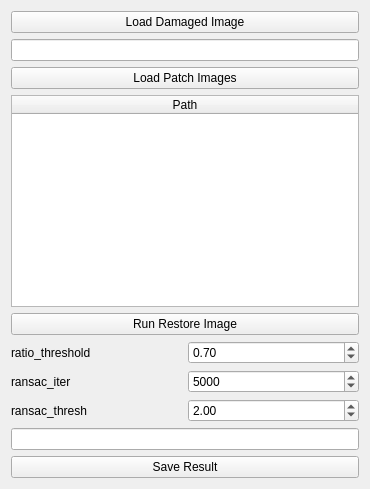
<?xml version="1.0" encoding="UTF-8"?>
<ui version="4.0">
 <class>TransShiftClass</class>
 <widget class="QMainWindow" name="TransShiftClass">
  <property name="geometry">
   <rect>
    <x>0</x>
    <y>0</y>
    <width>370</width>
    <height>489</height>
   </rect>
  </property>
  <property name="windowTitle">
   <string>TransShift</string>
  </property>
  <widget class="QWidget" name="centralWidget">
   <layout class="QVBoxLayout" name="verticalLayout_5">
    <item>
     <layout class="QVBoxLayout" name="verticalLayout_3">
      <item>
       <layout class="QVBoxLayout" name="verticalLayout_2">
        <item>
         <widget class="QPushButton" name="BTN_LOAD_IMG">
          <property name="text">
           <string>Load Damaged Image</string>
          </property>
         </widget>
        </item>
        <item>
         <widget class="QLineEdit" name="EDIT_PATH">
          <property name="readOnly">
           <bool>true</bool>
          </property>
         </widget>
        </item>
       </layout>
      </item>
      <item>
       <layout class="QVBoxLayout" name="verticalLayout">
        <item>
         <widget class="QPushButton" name="BTN_LOAD_PATCH">
          <property name="text">
           <string>Load Patch Images</string>
          </property>
         </widget>
        </item>
        <item>
         <widget class="QTableWidget" name="TBL_LIST">
          <attribute name="horizontalHeaderStretchLastSection">
           <bool>true</bool>
          </attribute>
          <column>
           <property name="text">
            <string>Path</string>
           </property>
          </column>
         </widget>
        </item>
        <item>
         <widget class="QPushButton" name="BTN_START">
          <property name="text">
           <string>Run Restore Image</string>
          </property>
         </widget>
        </item>
        <item>
         <layout class="QVBoxLayout" name="verticalLayout_4">
          <item>
           <layout class="QHBoxLayout" name="horizontalLayout">
            <item>
             <widget class="QLabel" name="label">
              <property name="text">
               <string>ratio_threshold</string>
              </property>
             </widget>
            </item>
            <item>
             <widget class="QDoubleSpinBox" name="SPIN_RATIO">
              <property name="minimum">
               <double>0.010000000000000</double>
              </property>
              <property name="maximum">
               <double>1.000000000000000</double>
              </property>
              <property name="singleStep">
               <double>0.100000000000000</double>
              </property>
              <property name="value">
               <double>0.700000000000000</double>
              </property>
             </widget>
            </item>
           </layout>
          </item>
          <item>
           <layout class="QHBoxLayout" name="horizontalLayout_2">
            <item>
             <widget class="QLabel" name="label_2">
              <property name="text">
               <string>ransac_iter</string>
              </property>
             </widget>
            </item>
            <item>
             <widget class="QSpinBox" name="SPIN_ITER">
              <property name="minimum">
               <number>10</number>
              </property>
              <property name="maximum">
               <number>10000</number>
              </property>
              <property name="value">
               <number>5000</number>
              </property>
             </widget>
            </item>
           </layout>
          </item>
          <item>
           <layout class="QHBoxLayout" name="horizontalLayout_3">
            <item>
             <widget class="QLabel" name="label_3">
              <property name="text">
               <string>ransac_thresh</string>
              </property>
             </widget>
            </item>
            <item>
             <widget class="QDoubleSpinBox" name="SPIN_THRESH">
              <property name="minimum">
               <double>0.100000000000000</double>
              </property>
              <property name="maximum">
               <double>10.000000000000000</double>
              </property>
              <property name="value">
               <double>2.000000000000000</double>
              </property>
             </widget>
            </item>
           </layout>
          </item>
         </layout>
        </item>
        <item>
         <widget class="QLineEdit" name="EDIT_LOG">
          <property name="readOnly">
           <bool>true</bool>
          </property>
         </widget>
        </item>
        <item>
         <widget class="QPushButton" name="BTN_SAVE">
          <property name="text">
           <string>Save Result</string>
          </property>
         </widget>
        </item>
       </layout>
      </item>
     </layout>
    </item>
   </layout>
  </widget>
 </widget>
 <layoutdefault spacing="6" margin="11"/>
 <resources>
  <include location="TransShift.qrc"/>
 </resources>
 <connections/>
</ui>
